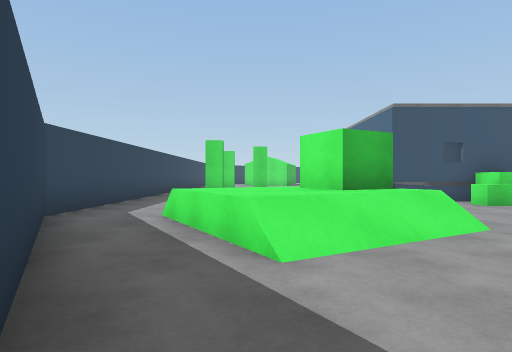
view 1 (above)

24 first-person views from a walk through a 3-D level made in the Unity game engine. The camera is 1.3 m above the floor, looks level and sees 75° across. The floor is counted in squares, 2 m on a side. Each view is taken from the middle of a square. On the plan, view 1 faces up. The plan holds only what a view shows up to about 10 squares ahead; the rest is blank. The place goes on beyond the plan. The player character is not drawn. Some surface patterns are stand-ins.

view 2
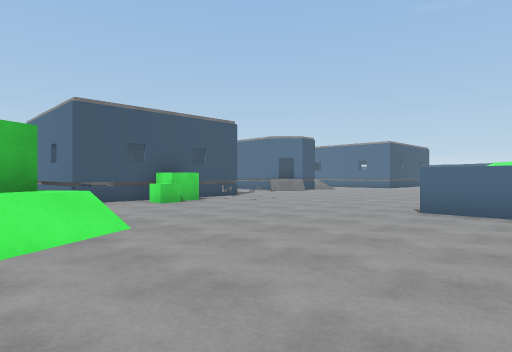

view 3
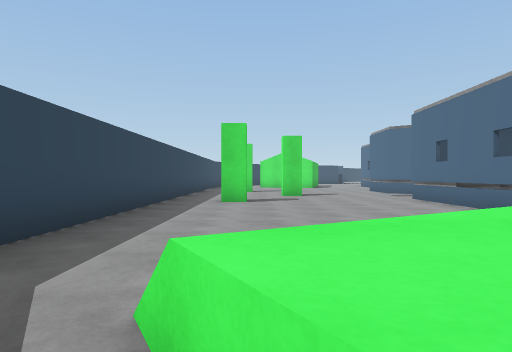

view 4
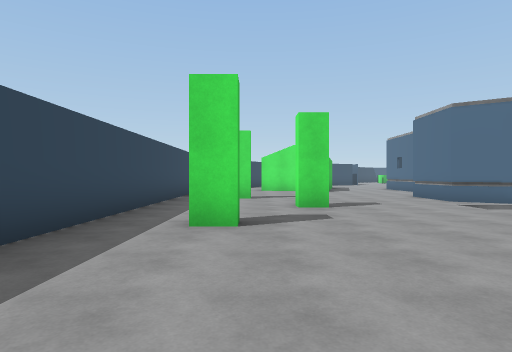

view 5
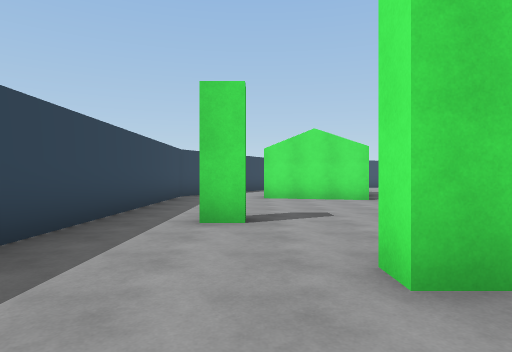

view 6
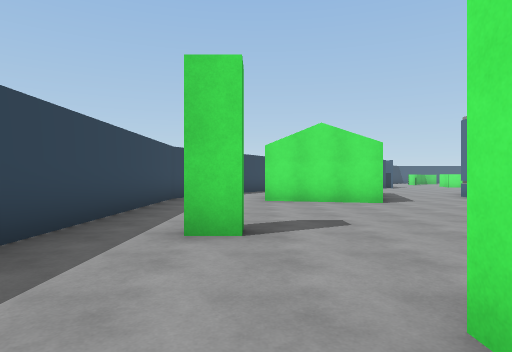

view 7
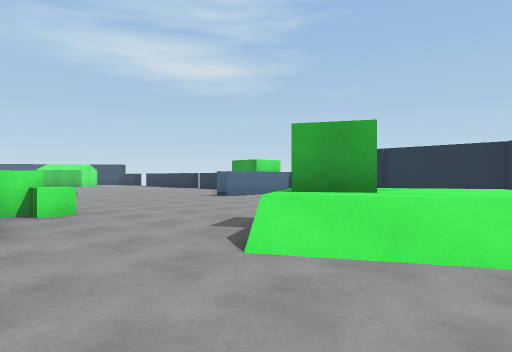

view 8
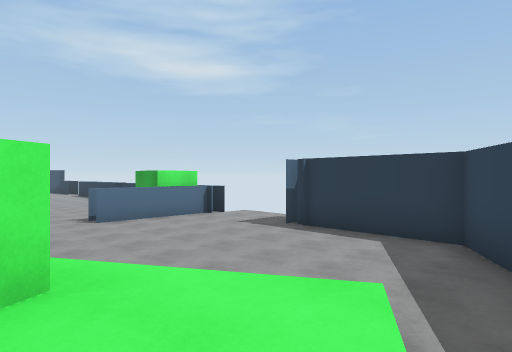

view 9
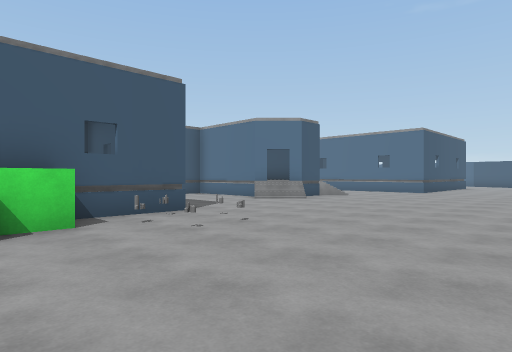

view 10
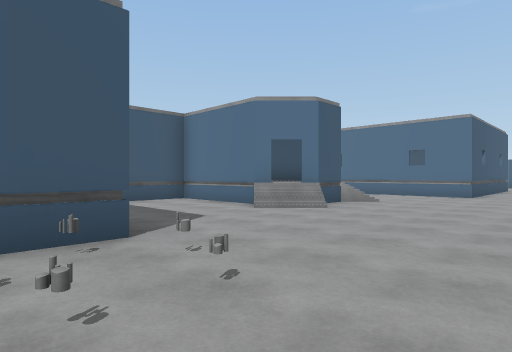

view 11
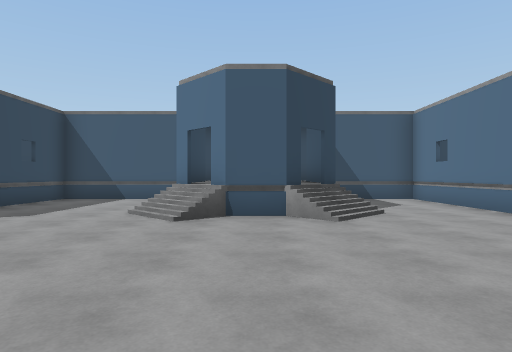

view 12
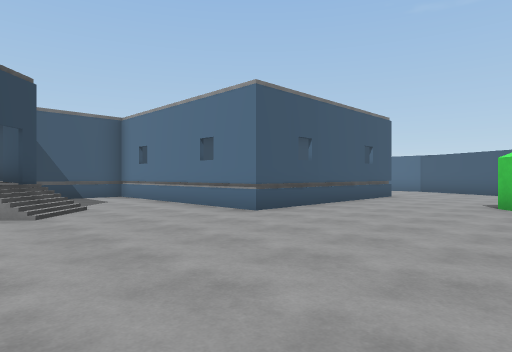

view 13
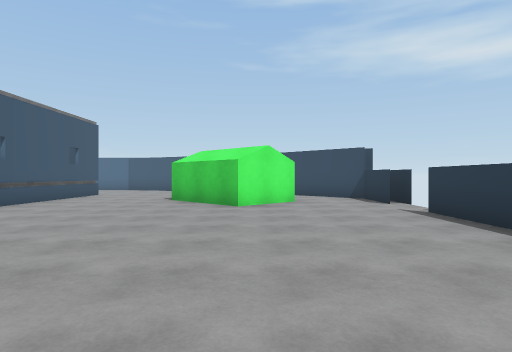

view 14
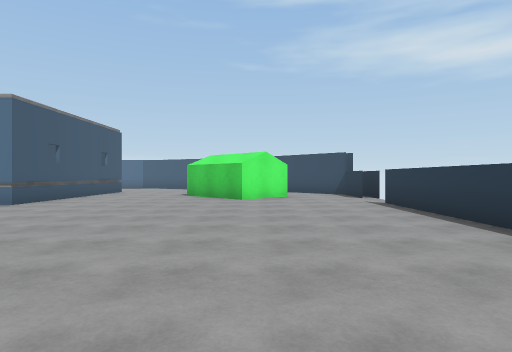

view 15
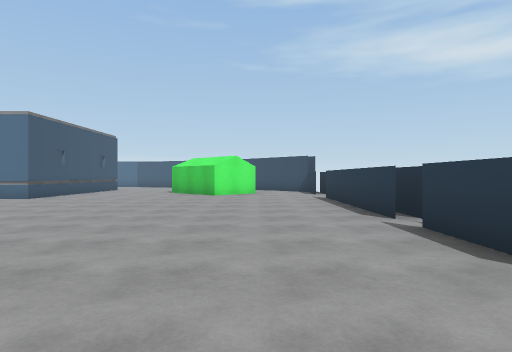

view 16
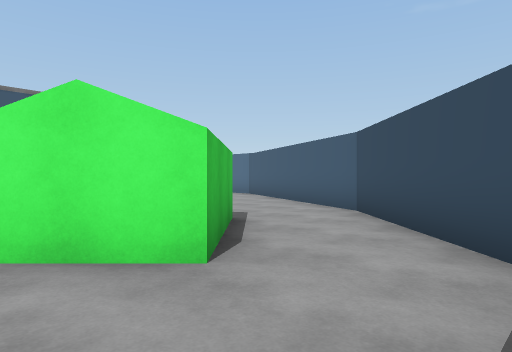

view 17
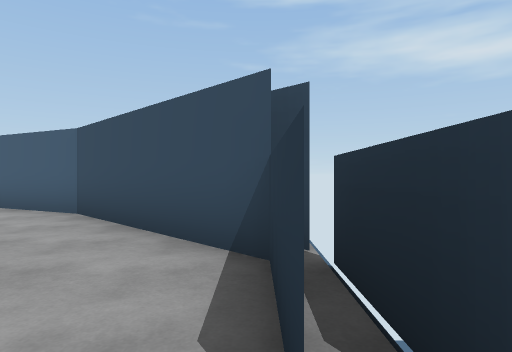

view 18
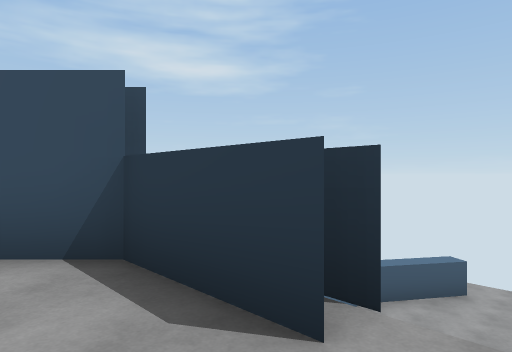

view 19
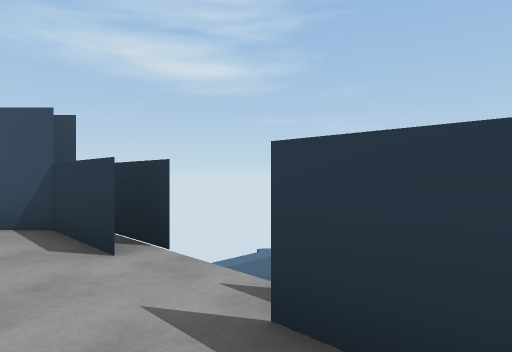

view 20
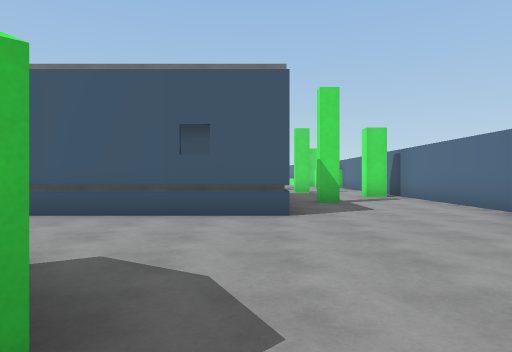

view 21
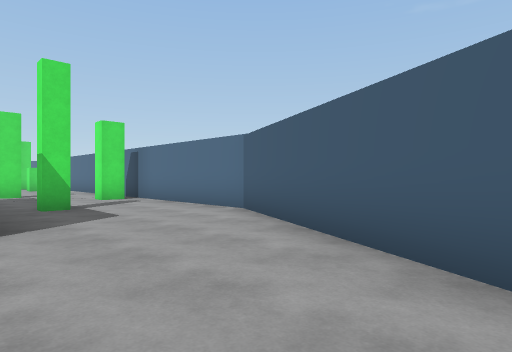

view 22
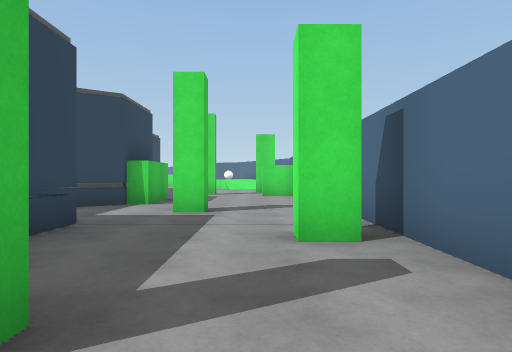

view 23
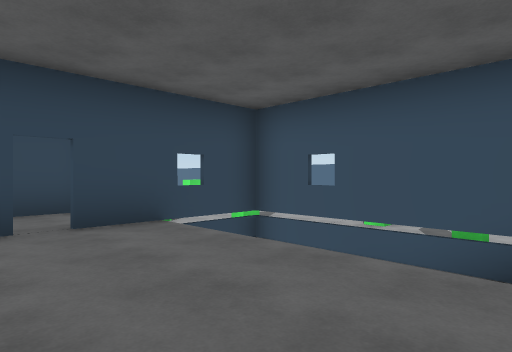

view 24
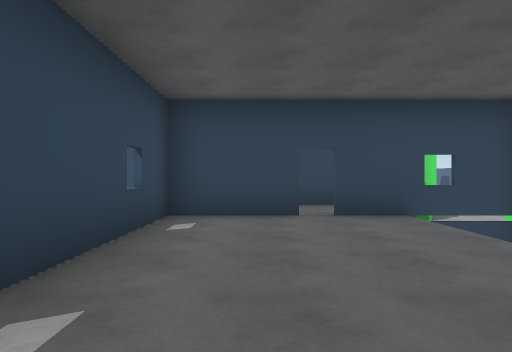

### Floor plan
Key: @ floor where view 1 was taken; # wall or solid block; x gap in a wall; . main floor; : floor 1 m higher than the main floor; - floor 4 m lower than the main floor; / step, stairs or slope; = window, fence, low wall or low ledge; ^ raised ledge; P pillar; H house; O other object.
Columns run from 4 left of view 1 to 29 right of it. Each row starts with its distance up from view 1.
 24 #      ...
 23 #. .HH ...
 22 #. ...H..
 21 #.......
 20 #.......
 19 #......                       ...
 18 #..P....#                   #....
 17 #.......#                   P....
 16 #.......##               ####....
 15 #...P...                 ::#..P..
 14 #.......### ######  #####:##.....#
 13 #.P.....#    #...#  #..#:::##...P#
 12 #.......     ....# :#..:::: #....#
 11 #.......#    #...#::#..#::: #....#
 10 #.......#    .../##//..#::: #.P..#
  9 #.......#   #...././...:::: ##...#
  8 #........OO##..........#:#####...#
  7 #..../.....=....................##
  6 #..//:/.........................#
  5 #../:OO.........................#
  4 ##./:///..................H....##
  3  ##.//...................HHH...#
  2   #.........#...........HHH...##
  1   ##........#.............H..##
  0    #@.......OO..............##
 -1    ######..#   .##....x#.####
 -2         #..            -----
 -3
 -4
 -5                            -^
 -6                          ---^
 -7                          --^
 -8                          -^^
 -9                          --

Where each view was taken, in squares from view 1:
view 1: 0 up, 0 right, facing up
view 2: 0 up, 1 right, facing up-right
view 3: 4 up, 1 left, facing up
view 4: 8 up, 1 left, facing up
view 5: 13 up, 1 left, facing up
view 6: 14 up, 1 left, facing up
view 7: 9 up, 1 left, facing down-right
view 8: 5 up, 1 left, facing down-right
view 9: 3 up, 5 right, facing up-right
view 10: 5 up, 7 right, facing up-right
view 11: 4 up, 14 right, facing up
view 12: 3 up, 14 right, facing up-right
view 13: 2 up, 13 right, facing right
view 14: 2 up, 11 right, facing right
view 15: 1 up, 9 right, facing right
view 16: 1 down, 20 right, facing up-right
view 17: 1 down, 20 right, facing right
view 18: 0 up, 20 right, facing down-right
view 19: 0 up, 18 right, facing down-right
view 20: 2 up, 24 right, facing up
view 21: 3 up, 24 right, facing up-right
view 22: 9 up, 27 right, facing up
view 23: 9 up, 20 right, facing up-right
view 24: 8 up, 20 right, facing up
